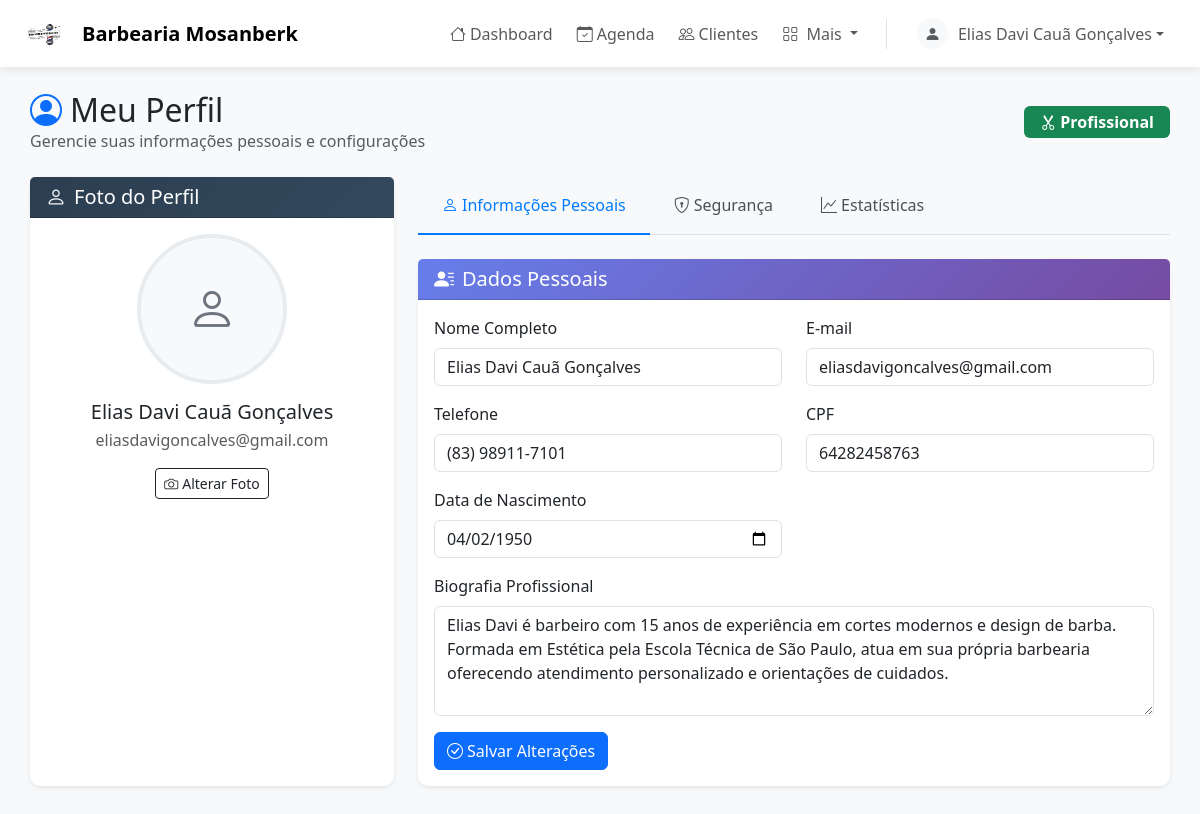
The page /profissional_perfil.php (signed in) on the database its author committed.
### tables this page shows
CREATE TABLE `usuario` (
  `id_usuario` int(11) NOT NULL,
  `tipo_usuario` enum('Cliente','Profissional','Administrador') NOT NULL,
  `nome` varchar(100) NOT NULL,
  `email` varchar(100) NOT NULL,
  `cpf` varchar(14) NOT NULL,
  `telefone` varchar(20) DEFAULT NULL,
  `data_nascimento` date NOT NULL,
  `senha` varchar(255) NOT NULL,
  `foto` varchar(255) DEFAULT NULL COMMENT 'Caminho para a foto do perfil',
  `data_cadastro` timestamp NOT NULL DEFAULT current_timestamp(),
  `ativo` tinyint(1) DEFAULT 1,
  `biografia` text DEFAULT NULL,
  `anos_experiencia` int(11) DEFAULT NULL,
  `disponivel` tinyint(1) DEFAULT NULL,
  `categorias_id_categoria` int(11) NOT NULL
);

### HTML/profissional_perfil.php (the view, shortened to what this page needs)
<?php
include_once('../Conexao/conexao.php');
$usuario_id = $_SESSION['id_usuario'];
$sql = "SELECT * FROM usuario WHERE id_usuario = ?";
$stmt = $pdo->prepare($sql);
$stmt->execute([$usuario_id]);
$usuario = $stmt->fetch(PDO::FETCH_ASSOC);
include_once('topo_sistema_profissional.php');
?>
<link rel="stylesheet" href="../CSS/Profissional/profissional_perfil.css">
<div class="container-fluid mt-4">
    <div class="row">
        <div class="col-12">
            <div class="d-flex justify-content-between align-items-center mb-4">
                <div>
                    <h2 class="mb-0"><i class="bi bi-person-circle text-primary me-2"></i>Meu Perfil</h2>
                    <p class="text-muted mb-0">Gerencie suas informações pessoais e configurações</p>
                </div>
                <div class="d-flex gap-2">
                    <span class="badge bg-success fs-6 px-3 py-2">
                        <i class="bi bi-scissors me-1"></i>Profissional
                    </span>
                </div>
            </div>
            <div class="row">
                <div class="col-lg-4 mb-4">
                    <div class="card shadow-sm h-100">
                        <div class="card-header bg-gradient-dark text-white">
                            <h5 class="mb-0"><i class="bi bi-person me-2"></i>Foto do Perfil</h5>
                        </div>
                        <div class="card-body text-center">
                            <div class="profile-photo-container mb-3">
                                <?php if (!empty($usuario['foto']) && file_exists($usuario['foto'])): ?>
                                    <img src="<?php echo $usuario['foto']; ?>" alt="Foto do Perfil" class="profile-photo">
                                <?php else: ?>
                                    <div class="profile-photo-placeholder">
                                        <i class="bi bi-person"></i>
                                    </div>
                                <?php endif; ?>
                            </div>
                            <h5 class="mb-1"><?php echo htmlspecialchars($usuario['nome']); ?></h5>
                            <p class="text-muted mb-3"><?php echo htmlspecialchars($usuario['email']); ?></p>
                            <div class="d-flex gap-2 justify-content-center">
                                <button class="btn btn-outline-primary btn-sm" data-bs-toggle="modal" data-bs-target="#photoModal">
                                    <i class="bi bi-camera me-1"></i>Alterar Foto
                                </button>
                            </div>
                        </div>
                    </div>
                </div>
                <div class="col-lg-8 mb-4">
                    <ul class="nav nav-tabs mb-4" id="profileTabs" role="tablist">
                        <li class="nav-item" role="presentation">
                            <button class="nav-link active" id="info-tab" data-bs-toggle="tab" data-bs-target="#info" type="button" role="tab">
                                <i class="bi bi-person me-1"></i>Informações Pessoais
                            </button>
                        </li>
                        <li class="nav-item" role="presentation">
                            <button class="nav-link" id="security-tab" data-bs-toggle="tab" data-bs-target="#security" type="button" role="tab">
                                <i class="bi bi-shield-lock me-1"></i>Segurança
                            </button>
                        </li>
                        <li class="nav-item" role="presentation">
                            <button class="nav-link" id="stats-tab" data-bs-toggle="tab" data-bs-target="#stats" type="button" role="tab">
                                <i class="bi bi-graph-up me-1"></i>Estatísticas
                            </button>
                        </li>
                    </ul>
                    <div class="tab-content" id="profileTabsContent">
                        <div class="tab-pane fade show active" id="info" role="tabpanel">
                            <div class="card shadow-sm">
                                <div class="card-header bg-gradient-primary text-white">
                                    <h5 class="mb-0"><i class="bi bi-person-lines-fill me-2"></i>Dados Pessoais</h5>
                                </div>
                                <div class="card-body">
                                    <form method="post" action="">
                                        <div class="row">
                                            <div class="col-md-6 mb-3">
                                                <label for="nome" class="form-label">Nome Completo</label>
                                                <input type="text" class="form-control" id="nome" name="nome"
                                                       value="<?php echo htmlspecialchars($usuario['nome']); ?>" required>
                                            </div>
                                            <div class="col-md-6 mb-3">
                                                <label for="email" class="form-label">E-mail</label>
                                                <input type="email" class="form-control" id="email" name="email"
                                                       value="<?php echo htmlspecialchars($usuario['email']); ?>" required>
                                            </div>
                                        </div>
                                        <div class="row">
                                            <div class="col-md-6 mb-3">
                                                <label for="telefone" class="form-label">Telefone</label>
                                                <input type="text" class="form-control" id="telefone" name="telefone"
                                                       value="<?php echo htmlspecialchars($usuario['telefone']); ?>"
                                                       placeholder="(11) 99999-9999">
                                            </div>
                                            <div class="col-md-6 mb-3">
                                                <label for="cpf" class="form-label">CPF</label>
                                                <input type="text" class="form-control" id="cpf" name="cpf"
                                                       value="<?php echo htmlspecialchars($usuario['cpf']); ?>"
                                                       placeholder="000.000.000-00">
                                            </div>
                                        </div>
                                        <div class="row">
                                            <div class="col-md-6 mb-3">
                                                <label for="data_nascimento" class="form-label">Data de Nascimento</label>
                                                <input type="date" class="form-control" id="data_nascimento" name="data_nascimento"
                                                       value="<?php echo $usuario['data_nascimento']; ?>">
                                            </div>
                                        </div>
                                        <div class="mb-3">
                                            <label for="biografia" class="form-label">Biografia Profissional</label>
                                            <textarea class="form-control" id="biografia" name="biografia" rows="4"
                                                      placeholder="Conte um pouco sobre sua experiência e especialidades..."><?php echo htmlspecialchars($usuario['biografia'] ?? ''); ?></textarea>
                                        </div>
                                        <button type="submit" class="btn btn-primary" name="atualizar_perfil">
                                            <i class="bi bi-check-circle me-1"></i>Salvar Alterações
                                        </button>
                                    </form>
                                </div>
                            </div>
                        </div>
                    </div>
                </div>
            </div>
        </div>
    </div>
</div>

### CSS/Profissional/sistema_profissional.css (style rules this page uses)
html, body { height: 100%; margin: 0; }
body { background-color: #f8f9fa; font-family: 'Segoe UI', Tahoma, Geneva, Verdana, sans-serif; display: flex; flex-direction: column; min-height: 100vh; }
main .container-fluid { flex: 1; display: flex; flex-direction: column; width: 100%; padding-left: 30px; padding-right: 30px; }
.bg-success { background-color: #198754 !important; }
.btn-outline-primary { border-color: #212529; color: #212529; }
.card.h-100 { height: 100%; }

### CSS/Profissional/profissional_perfil.css (style rules this page uses)
.bg-gradient-dark { background: linear-gradient(135deg, #2c3e50 0%, #34495e 100%); }
.bg-gradient-primary { background: linear-gradient(135deg, #667eea 0%, #764ba2 100%); }
.card { border: none; border-radius: 10px; transition: all 0.3s ease; }
.profile-photo-container { position: relative; display: inline-block; }
.profile-photo-placeholder { width: 150px; height: 150px; border-radius: 50%; background-color: #f8f9fa; display: flex; align-items: center; justify-content: center; border: 4px solid #e9ecef; margin: 0 auto; font-size: 3rem; color: #6c757d; }
.nav-tabs .nav-link { border: none; color: #495057; font-weight: 500; padding: 1rem 1.5rem; }
.nav-tabs .nav-link.active { color: #007bff; border-bottom: 2px solid #007bff; background-color: transparent; }

### rows shown on the page
usuario: nome "Elias Davi Cauã Gonçalves", email "eliasdavigoncalves@gmail.com", telefone "(83) 98911-7101", cpf "64282458763", data_nascimento "04/02/1950", biografia "Elias Davi é barbeiro com 15 anos de experiência em cortes modernos e design de barba. Formada em Estética pela Escola Técnica de São Paulo, atua em sua própria barbearia oferecendo atendimento personalizado e orientações de cuidados."

### other values the page prints
$_SESSION['nome'] "Elias Davi Cauã Gonçalves"
